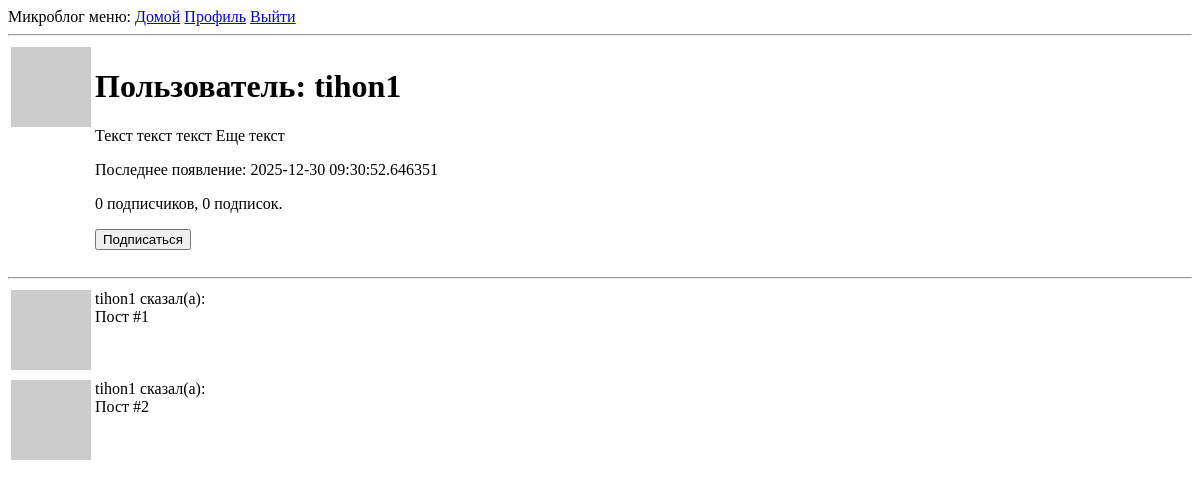
/user/tihon1 (signed in), run on an earlier commit of the app's database.
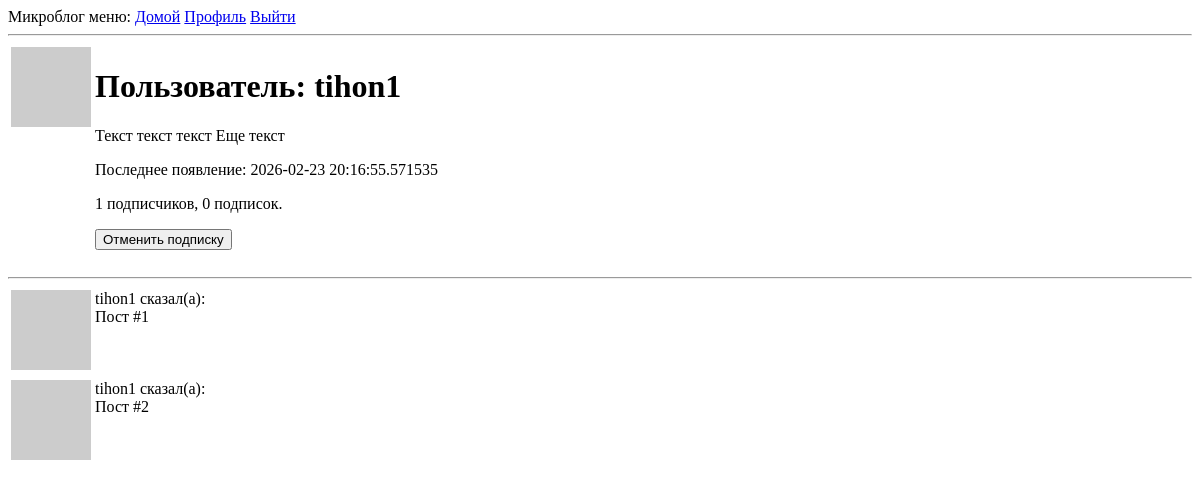
And on a later commit of the database.
### app/models.py (models this page shows, shortened)
class User(UserMixin, db.Model): # Класс наследуется от db.Model для работы с БД и миксин-класса для управлениями сессиями пользователей
    id: so.Mapped[int] = so.mapped_column(primary_key=True)
    username: so.Mapped[str] = so.mapped_column(sa.String(64), index=True, unique=True)
    email: so.Mapped[str] = so.mapped_column(sa.String(120), index=True, unique=True)
    password_hash: so.Mapped[Optional[str]] = so.mapped_column(sa.String(256))
    about_me: so.Mapped[Optional[str]] = so.mapped_column(sa.String(140))
    last_seen: so.Mapped[Optional[datetime]] = so.mapped_column(default=lambda: datetime.now(timezone.utc))
    posts: so.WriteOnlyMapped['Post'] = so.relationship(back_populates='author')
    def avatar(self, size):
        email_bytes = self.email.lower().encode('utf-8')
        digest = md5(email_bytes).hexdigest()
        return f'https://www.gravatar.com/avatar/{digest}?d=identicon&s={size}'
    following: so.WriteOnlyMapped['User'] = so.relationship(
        secondary=followers,
        primaryjoin=(followers.c.follower_id == id),
        secondaryjoin=(followers.c.followed_id == id),
        back_populates='followers'
    )
    followers: so.WriteOnlyMapped['User'] = so.relationship(
        secondary=followers,
        primaryjoin=(followers.c.followed_id == id),
        secondaryjoin=(followers.c.follower_id == id),
        back_populates='following'
    )
    def is_following(self, user):
        query = self.following.select().where(User.id == user.id)
        return db.session.scalar(query) is not None
    def followers_count(self):
        query = sa.select(sa.func.count()).select_from(
            self.followers.select().subquery())
        return db.session.scalar(query)
    def following_count(self):
        query = sa.select(sa.func.count()).select_from(
            self.following.select().subquery())
        return db.session.scalar(query)

### app/routes.py (the view)
@app.route('/user/<username>')  # Динамический маршрут: /user/ivan, /user/maria и т.д.
@login_required  # Защита страницы - только для авторизованных пользователей
def user(username):  # Функция получает username из URL
    user = db.first_or_404(sa.select(User).where(User.username == username))
    posts = [
        {'author': user, 'body': 'Пост #1'},
        {'author': user, 'body': 'Пост #2'}
    ]
    form = EmptyForm() # для отображения кнопки "Подписаться"/"Отменить подписку"
    return render_template('user.html', user=user, posts=posts, form=form)

### app/forms.py
class EmptyForm(FlaskForm):
    submit = SubmitField('Submit')

### app/models.py (called while the page is built)
@login.user_loader # Регистрируем функцию как загрузчик для Flask-Login
def load_user(id):
    return db.session.get(User, int(id)) # Преобразуем 'id' (str) в int и ищем в БД

### app/routes.py (called while the page is built)
@app.before_request
def before_request():
    if current_user.is_authenticated:
        current_time = datetime.now(timezone.utc)
        current_user.last_seen = current_time
        db.session.commit()

### app/templates/user.html (shortened to what this page needs)
{% extends "base.html" %}
{% block content %}
    <table>
        <tr valign="top">
            <td><img src="{{ user.avatar(128) }}"></td>
            <td>
                <h1>Пользователь: {{ user.username }}</h1>
                {% if user.about_me %}<p>{{ user.about_me }}</p>{% endif %}
                {% if user.last_seen %}<p>Последнее появление: {{ user.last_seen }}</p>{% endif %}
                <p>{{ user.followers_count() }} подписчиков, {{ user.following_count() }} подписок.</p>
                {% if user == current_user %}
                    <p><a href="{{ url_for('edit_profile') }}">Редактировать профиль</a></p>
                {% elif not current_user.is_following(user) %}
                    <p>
                        <form action="{{ url_for('follow', username=user.username) }}" method="post">
                            {{ form.submit(value='Подписаться') }}
                        </form>
                    </p>
                {% else %}
                    <p>
                        <form action="{{ url_for('unfollow', username=user.username) }}" method="post">
                            {{ form.submit(value='Отменить подписку') }}
                        </form>
                    </p>
                {% endif %}
            </td>
        </tr>
    </table>
    <hr>
    {% for post in posts %}
        {% include '_post.html' %}
    {% endfor %}
{% endblock %}

### app/templates/base.html (shortened to what this page needs)
<!doctype html>
<html>
  <head>
  </head>
  <body>
    <div>
        Микроблог меню:
        <a href="{{ url_for('index') }}">Домой</a>
        {% if current_user.is_anonymous %}
        <a href="{{ url_for('login') }}">Логин</a>
        {% else %}
        <a href="{{ url_for('user', username=current_user.username) }}">Профиль</a>
        <a href="{{ url_for('logout') }}">Выйти</a>
        {% endif %}
    </div>
    <hr>
    {% block content %}{% endblock %}
  </body>
</html>

### app/templates/_post.html
<table>
    <tr valign="top">
        <td><img src="{{ post.author.avatar(36) }}"></td>
        <td>{{ post.author.username }} сказал(а): <br>{{ post.body }}</td>
    </tr>
</table>

What changed in the data, as far as the page shows it:
changed User "tihon1": last_seen "2025-12-30 09:30:52.646351" → "2026-02-23 20:16:55.571535"
Also different on the page:
{{ user.followers_count() }}: "0" → "1"
form field submit: (not shown) → "Отменить подписку"
form field submit: "Подписаться" → (not shown)
